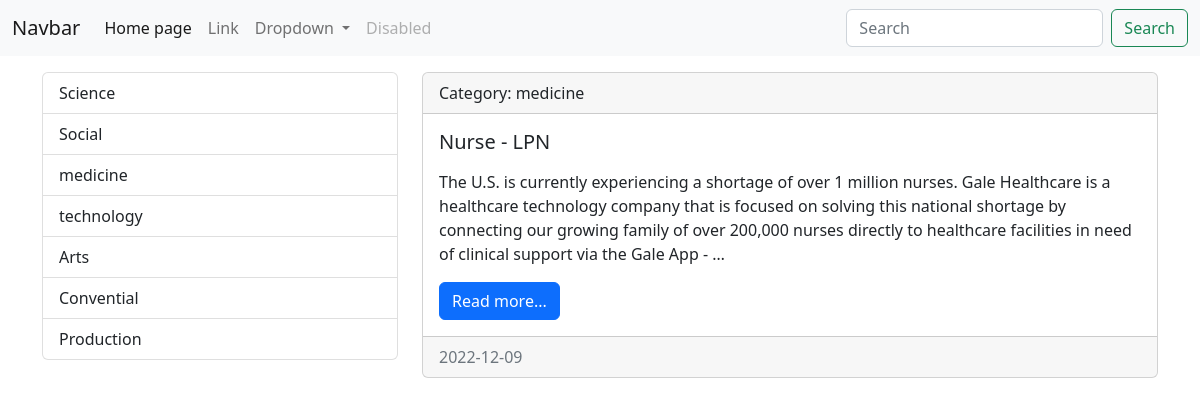
Screenshot of /category/3/ with the database file from the repository.
### jobpost/models.py (models this page shows, shortened)
class Category(models.Model):
    title = models.CharField(max_length = 150, db_index = True)

class JobPost(models.Model):
    jobtitle = models.CharField("Job Title", max_length =150)
    jobdescription = models.TextField ("Job Description", blank = True)
    created_at = models.DateTimeField(auto_now_add=True)
    updated = models.DateTimeField(auto_now=True)
    company = models.ForeignKey('Company', on_delete = models.PROTECT,null=True , verbose_name = "published by company")
    companyprofile = models.TextField(blank=True)
    is_published  = models.BooleanField(default=True)
    category = models.ForeignKey('category', on_delete = models.PROTECT,null=True)
    user = models.ForeignKey(User, verbose_name='company user', on_delete=models.CASCADE)

### jobpost/views.py (the view)
# urls.py: path('category/<int:category_id>/', job_category, name='job-category'),
def job_category(request,category_id):
    jobposts = JobPost.objects.filter(category_id=category_id)
    categories = Category.objects.all()
    category = Category.objects.get(pk=category_id)
    return render(request,'jobpost/category.html',{'jobposts':jobposts,'categories':categories, 'category':category})

### jobpost/templates/jobpost/category.html (shortened to what this page needs)
<!doctype html>
<html lang="en">
  <head>
    <link href="https://cdn.jsdelivr.net/npm/bootstrap@5.2.2/dist/css/bootstrap.min.css" rel="stylesheet">
  </head>
  <body>
    <nav class="navbar navbar-expand-lg bg-light">
        <div class="container-fluid">
          <a class="navbar-brand" href="#">Navbar</a>
          <div class="collapse navbar-collapse" id="navbarSupportedContent">
            <ul class="navbar-nav me-auto mb-2 mb-lg-0">
              <li class="nav-item">
                <a class="nav-link active" aria-current="page" href="/">Home page</a>
              </li>
              <li class="nav-item">
                <a class="nav-link" href="#">Link</a>
              </li>
              <li class="nav-item dropdown">
                <a class="nav-link dropdown-toggle" href="#" role="button" data-bs-toggle="dropdown" aria-expanded="false">
                  Dropdown
                </a>
              </li>
              <li class="nav-item">
                <a class="nav-link disabled">Disabled</a>
              </li>
            </ul>
            <form class="d-flex" role="search">
              <input class="form-control me-2" type="search" placeholder="Search" aria-label="Search">
              <button class="btn btn-outline-success" type="submit">Search</button>
            </form>
          </div>
        </div>
      </nav>
      <div class = 'container mt-3'>
        <div class = "row">
            <div class = 'col-md-4'>
                <div class="list-group">
                {%  for item in categories  %}
                    <a href="{% url 'job-category' item.pk  %}" class="list-group-item list-group-item-action" aria-current="true">
                      {{item.title}}
                    </a>
                {%  endfor  %}
                </div>
            </div>
            <div class = "col-md-8">
                {%  for item in jobposts  %}
                <div class="card mb-3">
                    <div class="card-header">
                    Category: {{item.category.title}}
                    </div>
                    <div class="card-body">
                    <h5 class="card-title">{{item.jobtitle}}</h5>
                    <p class="card-text">{{item.jobdescription|safe|linebreaks|truncatewords:50}}</p>
                    <a href="#" class="btn btn-primary">Read more...</a>
                    </div>
                    <div class="card-footer text-muted">
                    {{item.created_at|date:"Y-m-d"}}
                    </div>
                </div>
                {% endfor %}
            </div>
        </div>
      </div>
  </body>
</html>

### rows the page displays
Category: title "Science"
Category: title "Social"
Category: title "medicine"
Category: title "technology"
Category: title "Arts"
Category: title "Convential"
Category: title "Production"
JobPost: category "medicine", jobtitle "Nurse - LPN", jobdescription "The U.S. is currently experiencing a shortage of over 1 million nurses. Gale Healthcare is a healthcare technology company that is focused on solving this national shortage by connecting our growing family of over 200,000 nurses directly to healthcare facilities in need of clinical support via the Gale App - …", created_at "2022-12-09"
